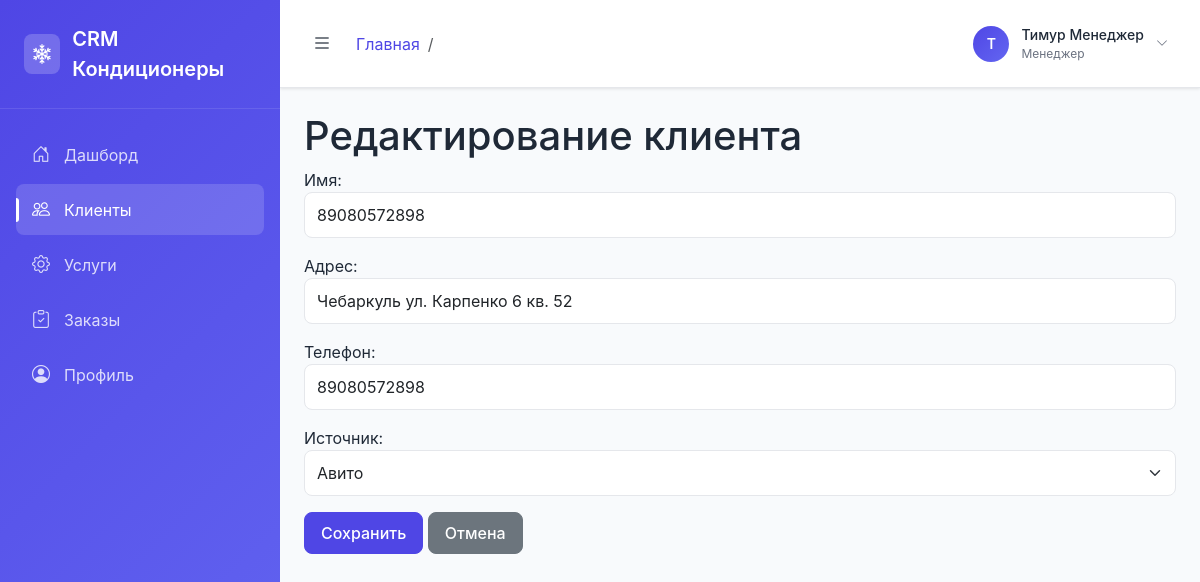
/clients/1/edit/ (signed in), run on the app's committed database.
### user_accounts/models.py (models this page shows, shortened)
class User(AbstractUser):
    ROLE_CHOICES = (
        ('owner', 'Владелец'),
        ('manager', 'Менеджер'),
        ('installer', 'Монтажник'),
    )
    role = models.CharField(max_length=10, choices=ROLE_CHOICES)
    phone = models.CharField(max_length=15, blank=True)
    groups = models.ManyToManyField(
        'auth.Group',
        related_name='user_accounts_user_set',
        blank=True,
        help_text='The groups this user belongs to.',
        verbose_name='groups',
    )
    user_permissions = models.ManyToManyField(
        'auth.Permission',
        related_name='user_accounts_user_set',
        blank=True,
        help_text='Specific permissions for this user.',
        verbose_name='user permissions',
    )

### customer_clients/models.py (models this page shows, shortened)
class Client(models.Model):
    SOURCE_CHOICES = (
        ('avito', 'Авито'),
        ('vk', 'ВК'),
        ('website', 'Сайт'),
        ('recommendations', 'Рекомендации'),
        ('other', 'Другое'),
    )
    name = models.CharField(max_length=100, verbose_name="Имя")
    address = models.CharField(max_length=200, verbose_name="Адрес")
    phone = models.CharField(max_length=15, verbose_name="Телефон")
    source = models.CharField(max_length=15, choices=SOURCE_CHOICES, verbose_name="Источник")
    created_at = models.DateTimeField(auto_now_add=True, verbose_name="Дата создания")
    class Meta:
        verbose_name = "Клиент"
        verbose_name_plural = "Клиенты"
        ordering = ['-created_at']

### customer_clients/views.py (the view)
# urls.py: path('<int:pk>/edit/', views.client_edit, name='client_edit'),
@login_required
def client_edit(request, pk):
    if request.user.role not in ['owner', 'manager']:
        messages.error(request, 'У вас нет прав для редактирования клиентов.')
        return redirect('client_list')
    client = get_object_or_404(Client, pk=pk)
    if request.method == 'POST':
        form = ClientForm(request.POST, instance=client)
        if form.is_valid():
            client = form.save()
            messages.success(request, 'Клиент успешно обновлен!')
            return redirect('client_detail', pk=client.pk)
    else:
        form = ClientForm(instance=client)
    return render(request, 'customer_clients/client_form.html', {'form': form, 'edit': True})

### customer_clients/forms.py
class ClientForm(forms.ModelForm):
    class Meta:
        model = Client
        fields = ['name', 'address', 'phone', 'source']
        widgets = {
            'name': forms.TextInput(attrs={'class': 'form-control'}),
            'address': forms.TextInput(attrs={'class': 'form-control'}),
            'phone': forms.TextInput(attrs={'class': 'form-control', 'type': 'tel'}),
            'source': forms.Select(attrs={'class': 'form-select'}),
        }

### templates/customer_clients/client_form.html (shortened to what this page needs)
{% extends 'base.html' %}
{% block content %}
<h1>{% if edit %}Редактирование{% else %}Создание{% endif %} клиента</h1>
<form method="post">
    {{ form.as_p }}
    <button type="submit" class="btn btn-primary">
        {% if edit %}Сохранить{% else %}Создать{% endif %}
    </button>
    <a href="{% url 'client_list' %}" class="btn btn-secondary">Отмена</a>
</form>
{% endblock %}

### templates/base.html (shortened to what this page needs)
<!DOCTYPE html>
<html lang="ru">
<head>
    <link href="https://cdn.jsdelivr.net/npm/bootstrap@5.3.0/dist/css/bootstrap.min.css" rel="stylesheet">
    <link href="https://cdn.jsdelivr.net/npm/bootstrap-icons@1.10.0/font/bootstrap-icons.css" rel="stylesheet">
</head>
<body>
    {% if user.is_authenticated %}
    <nav class="sidebar" id="sidebar">
        <div class="sidebar-header">
            <div class="logo">
                <i class="bi bi-snow2"></i>
            </div>
            <div class="title">CRM Кондиционеры</div>
        </div>
        <div class="sidebar-nav">
            <div class="nav-item">
                <a href="{% url 'dashboard' %}" class="nav-link {% if request.resolver_match.url_name == 'dashboard' %}active{% endif %}">
                    <i class="bi bi-house-door"></i>
                    <span>Дашборд</span>
                </a>
            </div>
            <div class="nav-item">
                <a href="{% url 'client_list' %}" class="nav-link {% if 'client' in request.resolver_match.url_name %}active{% endif %}">
                    <i class="bi bi-people"></i>
                    <span>Клиенты</span>
                </a>
            </div>
            <div class="nav-item">
                <a href="{% url 'service_list' %}" class="nav-link {% if 'service' in request.resolver_match.url_name %}active{% endif %}">
                    <i class="bi bi-gear"></i>
                    <span>Услуги</span>
                </a>
            </div>
            <div class="nav-item">
                <a href="{% url 'order_list' %}" class="nav-link {% if 'order' in request.resolver_match.url_name %}active{% endif %}">
                    <i class="bi bi-clipboard-check"></i>
                    <span>Заказы</span>
                </a>
            </div>
            <div class="nav-item">
                <a href="{% url 'user_accounts:profile' %}" class="nav-link {% if request.resolver_match.url_name == 'profile' %}active{% endif %}">
                    <i class="bi bi-person-circle"></i>
                    <span>Профиль</span>
                </a>
            </div>
        </div>
    </nav>
    <div class="main-content" id="main-content">
        <div class="top-nav">
            <div class="top-nav-left">
                <button class="sidebar-toggle" id="sidebar-toggle">
                    <i class="bi bi-list"></i>
                </button>
                {% block breadcrumb %}
                <nav aria-label="breadcrumb">
                    <ol class="breadcrumb breadcrumb-nav">
                        <li class="breadcrumb-item"><a href="{% url 'dashboard' %}">Главная</a></li>
                        <li class="breadcrumb-item active" aria-current="page">{% block page_name %}{% endblock %}</li>
                    </ol>
                </nav>
                {% endblock %}
            </div>
            <div class="top-nav-right">
                <div class="user-dropdown">
                    <div class="user-info" data-bs-toggle="dropdown">
                        <div class="user-avatar">
                            {{ user.first_name.0|default:user.username.0|upper }}
                        </div>
                        <div class="user-details d-none d-md-block">
                            <div style="font-weight: 500; font-size: 0.875rem;">{{ user.get_full_name|default:user.username }}</div>
                            <div style="font-size: 0.75rem; color: #6b7280;">{{ user.get_role_display }}</div>
                        </div>
                        <i class="bi bi-chevron-down" style="font-size: 0.75rem; color: #6b7280;"></i>
                    </div>
                </div>
            </div>
        </div>
        <div class="page-content">
            {% block content %}{% endblock %}
        </div>
    </div>
    {% else %}
        {% block login_content %}{% endblock %}
    {% endif %}
</body>
</html>

### templates/base.html (style rules this page uses)
:root { --primary-color: #4f46e5; --secondary-color: #6366f1; --success-color: #10b981; --warning-color: #f59e0b; --danger-color: #ef4444; --dark-color: #1f2937; --light-color: #f8fafc; --border-color: #e5e7eb; }
body { font-family: 'Inter', -apple-system, BlinkMacSystemFont, sans-serif; background-color: var(--light-color); color: var(--dark-color); }
.sidebar { position: fixed; top: 0; left: 0; height: 100vh; width: 280px; background: linear-gradient(135deg, var(--primary-color) 0%, var(--secondary-color) 100%); color: white; transition: all 0.3s ease; z-index: 1060; overflow-y: auto; }
.sidebar-header { padding: 1.5rem; border-bottom: 1px solid rgba(255, 255, 255, 0.1); display: flex; align-items: center; gap: 0.75rem; }
.sidebar-header .logo { width: 40px; height: 40px; background: rgba(255, 255, 255, 0.2); border-radius: 8px; display: flex; align-items: center; justify-content: center; font-size: 1.25rem; font-weight: bold; }
.sidebar-header .title { font-size: 1.25rem; font-weight: 600; transition: opacity 0.3s ease; }
.sidebar-nav { padding: 1rem 0; }
.nav-item { margin: 0.25rem 1rem; }
.nav-link { display: flex; align-items: center; gap: 0.75rem; padding: 0.75rem 1rem; color: rgba(255, 255, 255, 0.8); text-decoration: none; border-radius: 8px; transition: all 0.3s ease; position: relative; }
.nav-link.active { background: rgba(255, 255, 255, 0.15); color: white; }
.nav-link.active::before { content: ''; position: absolute; left: 0; top: 50%; transform: translateY(-50%); width: 3px; height: 24px; background: white; border-radius: 0 3px 3px 0; }
.nav-link i { font-size: 1.125rem; width: 20px; }
.main-content { margin-left: 280px; transition: margin-left 0.3s ease; min-height: 100vh; }
.top-nav { background: white; border-bottom: 1px solid var(--border-color); padding: 1rem 1.5rem; display: flex; justify-content: space-between; align-items: center; position: sticky; top: 0; z-index: 100; box-shadow: 0 1px 3px rgba(0, 0, 0, 0.1); }
.top-nav-left { display: flex; align-items: center; gap: 1rem; }
.sidebar-toggle { background: none; border: none; color: var(--dark-color); font-size: 1.25rem; cursor: pointer; padding: 0.5rem; border-radius: 6px; transition: all 0.3s ease; }
.breadcrumb-nav { margin: 0; background: none; padding: 0; }
.breadcrumb-nav .breadcrumb-item a { color: var(--primary-color); text-decoration: none; }
.top-nav-right { display: flex; align-items: center; gap: 1rem; }
.user-dropdown { position: relative; }
.user-info { display: flex; align-items: center; gap: 0.75rem; cursor: pointer; padding: 0.5rem; border-radius: 8px; transition: all 0.3s ease; }
.user-avatar { width: 36px; height: 36px; border-radius: 50%; background: linear-gradient(135deg, var(--primary-color), var(--secondary-color)); display: flex; align-items: center; justify-content: center; color: white; font-weight: 600; font-size: 0.875rem; }
.page-content { padding: 1.5rem; }
.btn { border-radius: 8px; font-weight: 500; padding: 0.5rem 1rem; transition: all 0.3s ease; }
.btn-primary { background: var(--primary-color); border-color: var(--primary-color); }
.form-control, .form-select { border-radius: 8px; border: 1px solid var(--border-color); padding: 0.625rem 0.75rem; transition: all 0.3s ease; }

### data on the page
User: first_name.0 "Т", get_full_name "Тимур Менеджер", role "Менеджер"
Client: name "89080572898", address "Чебаркуль ул. Карпенко 6 кв. 52", phone "89080572898", source "Авито"
